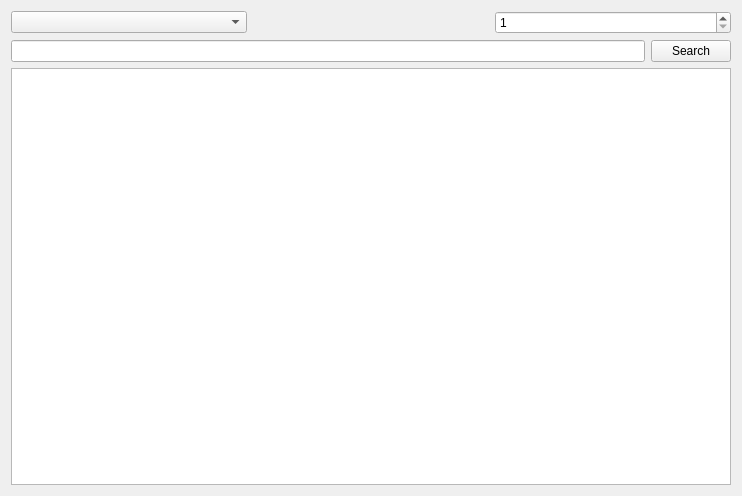
<?xml version="1.0" encoding="UTF-8"?>
<ui version="4.0">
 <class>QuranWidget</class>
 <widget class="QWidget" name="QuranWidget">
  <property name="geometry">
   <rect>
    <x>0</x>
    <y>0</y>
    <width>742</width>
    <height>496</height>
   </rect>
  </property>
  <property name="windowTitle">
   <string>Quran</string>
  </property>
  <layout class="QVBoxLayout" name="verticalLayout">
   <item>
    <layout class="QHBoxLayout" name="horizontalLayout">
     <item>
      <widget class="QComboBox" name="cboChapter"/>
     </item>
     <item>
      <widget class="QLabel" name="chapterInfo">
       <property name="text">
        <string/>
       </property>
      </widget>
     </item>
     <item>
      <widget class="QSpinBox" name="spnVerse">
       <property name="minimum">
        <number>1</number>
       </property>
       <property name="maximum">
        <number>3</number>
       </property>
       <property name="value">
        <number>1</number>
       </property>
      </widget>
     </item>
    </layout>
   </item>
   <item>
    <layout class="QGridLayout" name="gridSearch">
     <item row="0" column="1">
      <widget class="QPushButton" name="btnSearch">
       <property name="text">
        <string>Search</string>
       </property>
      </widget>
     </item>
     <item row="0" column="0">
      <widget class="QLineEdit" name="txtSearch"/>
     </item>
    </layout>
   </item>
   <item>
    <widget class="QTextBrowser" name="versesViewer"/>
   </item>
  </layout>
 </widget>
 <resources/>
 <connections/>
</ui>
